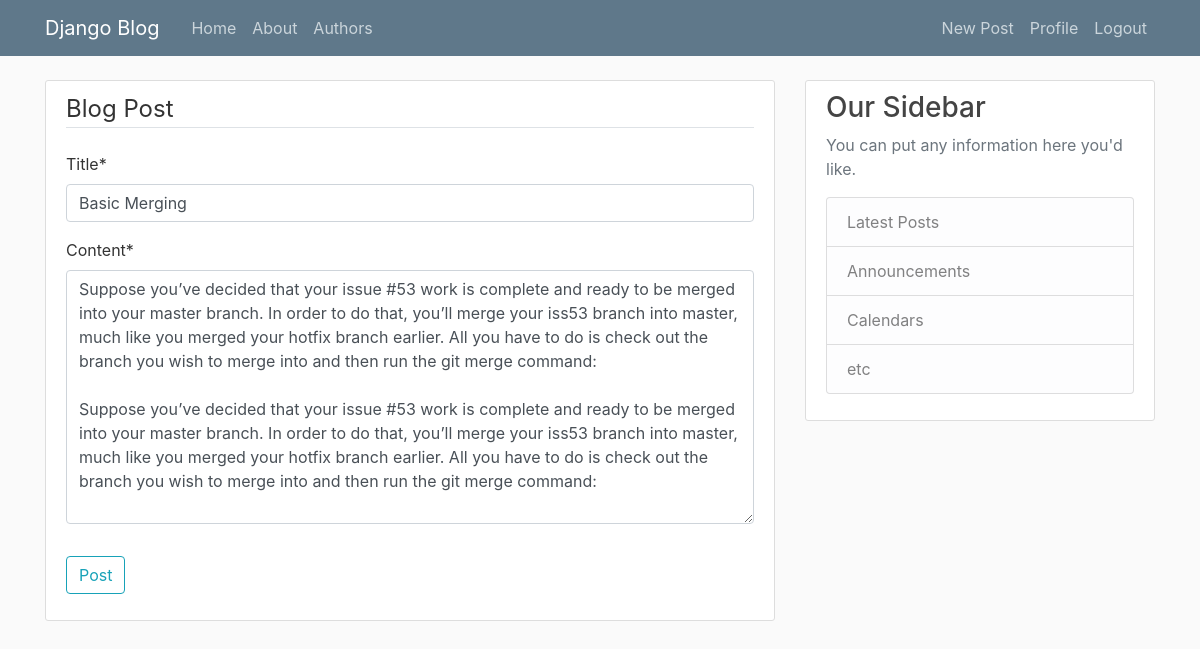
The page /post/7/update/ (signed in) on the database its author committed.
### blog/models.py (models this page shows, shortened)
class Post(models.Model):
    title = models.CharField(max_length=100)
    content = models.TextField()
    date_posted = models.DateTimeField(default=timezone.now)
    author = models.ForeignKey(User, on_delete=models.CASCADE)

### blog/views.py (the view, shortened to what this page needs)
# urls.py: path('post/<int:pk>/update/', PostUpdateView.as_view(), name='post-update'),
class PostUpdateView(LoginRequiredMixin, UserPassesTestMixin, UpdateView):
    model = Post
    fields = ['title', 'content']
    def test_func(self):
        post = self.get_object()
        if self.request.user == post.author:
            return True
        return False

### blog/templates/blog/post_form.html (shortened to what this page needs)
{% extends "blog/base.html" %}
{% load crispy_forms_tags %}
{% block content %}
    <div class="content-section">
        <form method="POST">
            <fieldset class="form-group">
                <legend class="border-bottom mb-4">Blog Post</legend>
                {{ form|crispy }}
            </fieldset>
            <div class="form-group">
                <button class="btn btn-outline-info" type="submit">Post</button>
            </div>
        </form>
    </div>
{% endblock content %}

### blog/static/blog/main.css (style rules this page uses)
body { background: #fafafa; color: #333333; margin-top: 5rem; }
.content-section { background: #ffffff; padding: 10px 20px; border: 1px solid #dddddd; border-radius: 3px; margin-bottom: 20px; }

### rows shown on the page
Post: title "Basic Merging", content "Suppose you’ve decided that your issue #53 work is complete and ready to be merged into your master branch. In order to do that, you’ll merge your iss53 branch into master, much like you merged your hotfix branch earlier. All you have to do is check out the branch you wish to merge into and then run the git merge command: Suppose you’ve decided that your issue #53 work is complete and ready to be merged into your master branch. In order to do that, you’ll merge your iss53 branch into master, much like you merged your hotfix branch earlier. All you have to do is check out the branch you wish to merge into and then run the git merge command:"
